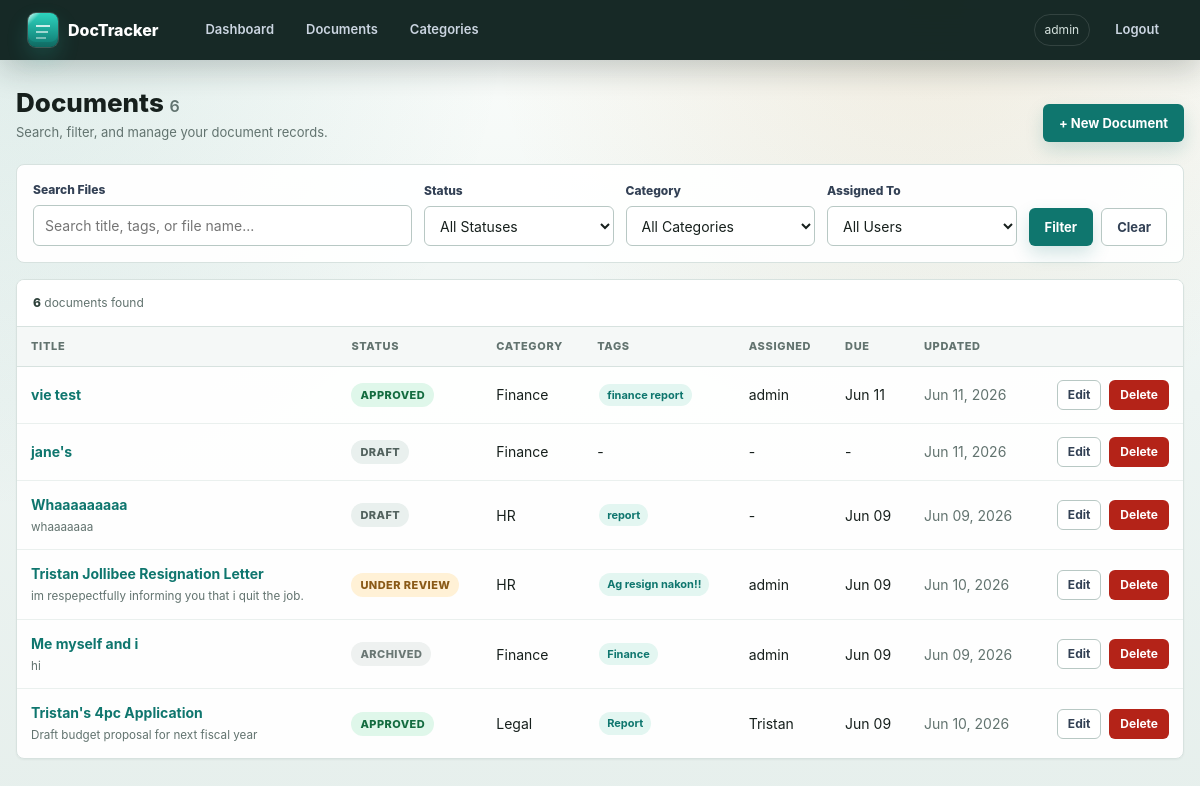
/documents/ (signed in), run on an earlier commit of the app's database.
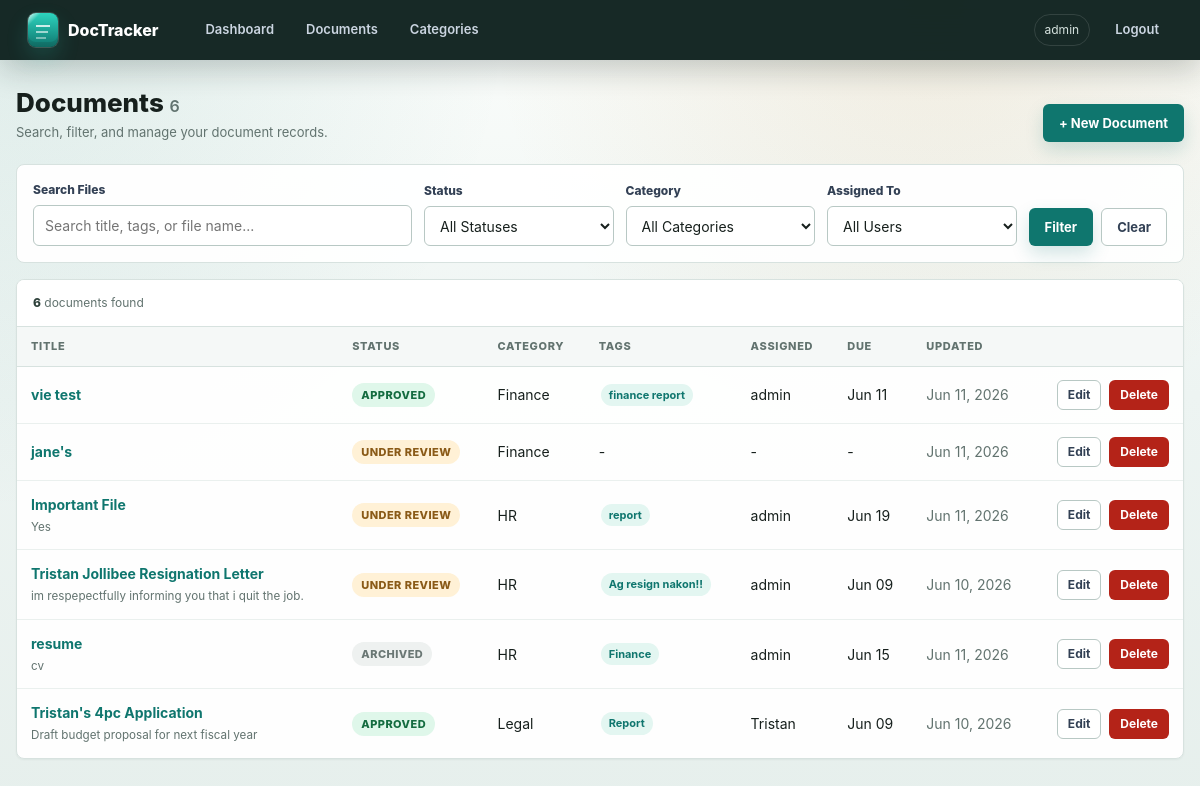
And on a later commit of the database.
### documents/models.py (models this page shows, shortened)
class Document(models.Model):
    STATUS_CHOICES = [
        ('draft', 'Draft'),
        ('review', 'Under Review'),
        ('approved', 'Approved'),
        ('archived', 'Archived'),
    ]
    title = models.CharField(max_length=255)
    description = models.TextField(blank=True)
    category = models.ForeignKey(Category, on_delete=models.SET_NULL, null=True, blank=True)
    status = models.CharField(max_length=20, choices=STATUS_CHOICES, default='draft')
    file = models.FileField(upload_to='documents/', null=True, blank=True)
    tags = models.CharField(max_length=500, blank=True, help_text="Comma-separated tags")
    created_by = models.ForeignKey(User, on_delete=models.SET_NULL, null=True, related_name='created_docs')
    assigned_to = models.ForeignKey(User, on_delete=models.SET_NULL, null=True, blank=True, related_name='assigned_docs')
    created_at = models.DateTimeField(auto_now_add=True)
    updated_at = models.DateTimeField(auto_now=True)
    due_date = models.DateField(null=True, blank=True)
    class Meta:
        ordering = ['-created_at']
    def get_tags_list(self):
        return [t.strip() for t in self.tags.split(',') if t.strip()]

class Category(models.Model):
    name = models.CharField(max_length=100, unique=True)
    description = models.TextField(blank=True)
    created_at = models.DateTimeField(auto_now_add=True)
    class Meta:
        verbose_name_plural = "Categories"
        ordering = ['name']
    def __str__(self):
        return self.name

### documents/views.py (the view)
# urls.py: path('documents/', views.document_list, name='document_list'),
@login_required
def document_list(request):
    form = DocumentFilterForm(request.GET)
    docs = Document.objects.select_related('category', 'created_by', 'assigned_to')
    if form.is_valid():
        if q := form.cleaned_data.get('search'):
            docs = docs.filter(
                Q(title__icontains=q) |
                Q(description__icontains=q) |
                Q(tags__icontains=q) |
                Q(file__icontains=q)
            )
        if s := form.cleaned_data.get('status'):
            docs = docs.filter(status=s)
        if c := form.cleaned_data.get('category'):
            docs = docs.filter(category=c)
        if u := form.cleaned_data.get('assigned_to'):
            docs = docs.filter(assigned_to=u)
    count = docs.count()
    docs = list(docs)
    for doc in docs:
        doc.can_manage = can_manage_document(request.user, doc)
    template = 'documents/_document_results.html' if is_htmx(request) else 'documents/list.html'
    return render(request, template, {
        'docs': docs,
        'form': form,
        'count': count,
        'include_oob_count': is_htmx(request),
    })

### documents/forms.py
class DocumentFilterForm(forms.Form):
    search = forms.CharField(required=False, widget=forms.TextInput(attrs={'placeholder': 'Search title, tags, or file name...'}))
    status = forms.ChoiceField(required=False, choices=[('', 'All Statuses')] + Document.STATUS_CHOICES)
    category = forms.ModelChoiceField(required=False, queryset=Category.objects.all(), empty_label="All Categories")
    assigned_to = forms.ModelChoiceField(required=False, queryset=User.objects.all(), empty_label="All Users")

### documents/views.py (called while the page is built)
def is_htmx(request):
    return request.headers.get('HX-Request') == 'true'

def can_manage_document(user, document):
    return user.is_staff or user.is_superuser or document.created_by_id == user.id

### templates/documents/list.html (shortened to what this page needs)
{% extends 'base.html' %}
{% block content %}
<div class="page-header">
  <div>
    <h1>Documents <span id="document-count" class="text-muted" style="font-size:16px; font-weight:600;">{{ count }}</span></h1>
    <p class="page-kicker">Search, filter, and manage your document records.</p>
  </div>
  <a href="{% url 'document_create' %}" class="btn btn-primary">+ New Document</a>
</div>
<form method="get"
      hx-get="{% url 'document_list' %}"
      hx-target="#document-results"
      hx-swap="outerHTML"
      hx-push-url="true"
      hx-trigger="keyup changed delay:250ms from:input, change from:select, submit"
      hx-indicator="#document-filter-indicator">
  <div class="filter-bar">
    <div class="form-group">
      <label>Search Files</label>{{ form.search }}
    </div>
    <div class="form-group"><label>Status</label>{{ form.status }}</div>
    <div class="form-group"><label>Category</label>{{ form.category }}</div>
    <div class="form-group"><label>Assigned To</label>{{ form.assigned_to }}</div>
    <div class="actions">
      <button type="submit" class="btn btn-primary">Filter</button>
      <a href="{% url 'document_list' %}" class="btn btn-secondary">Clear</a>
    </div>
  </div>
</form>
{% include 'documents/_document_results.html' %}
{% endblock %}

### templates/documents/_document_results.html (shortened to what this page needs)
<div id="document-results" class="card flush fade-in">
  <div class="table-status">
    <span><strong class="result-count">{{ count }}</strong> document{{ count|pluralize }} found</span>
  </div>
  {% if docs %}
  <div class="table-wrap">
  <table>
    <thead><tr>
      <th>Title</th><th>Status</th><th>Category</th><th>Tags</th><th>Assigned</th><th>Due</th><th>Updated</th><th></th>
    </tr></thead>
    <tbody>
    {% for doc in docs %}
    <tr>
      <td>
        <a href="{% url 'document_detail' doc.pk %}"><strong>{{ doc.title }}</strong></a>
        {% if doc.description %}<br><small class="text-muted">{{ doc.description|truncatechars:70 }}</small>{% endif %}
      </td>
      <td><span class="badge badge-{{ doc.status }}">{{ doc.get_status_display }}</span></td>
      <td>{{ doc.category.name|default:"-" }}</td>
      <td>{% for tag in doc.get_tags_list %}<span class="tag">{{ tag }}</span>{% empty %}-{% endfor %}</td>
      <td>{{ doc.assigned_to.username|default:"-" }}</td>
      <td>{{ doc.due_date|date:"M d"|default:"-" }}</td>
      <td class="text-muted">{{ doc.updated_at|date:"M d, Y" }}</td>
      <td class="text-right">
        {% if doc.can_manage %}
        <div class="actions" style="justify-content:flex-end;">
          <a href="{% url 'document_edit' doc.pk %}" class="btn btn-secondary btn-sm">Edit</a>
          <a href="{% url 'document_delete' doc.pk %}" class="btn btn-danger btn-sm">Delete</a>
        </div>
        {% endif %}
      </td>
    </tr>
    {% endfor %}
    </tbody>
  </table>
  </div>
  {% else %}
  <div class="empty">No documents found.</div>
  {% endif %}
</div>

What changed in the data, as far as the page shows it:
changed Document "jane's": status "DRAFT" → "UNDER REVIEW"
changed Document "report": title "Whaaaaaaaaa" → "Important File"; description "whaaaaaaa" → "Yes"; status "DRAFT" → "UNDER REVIEW"; assigned_to.username "-" → "admin"; due_date "Jun 09" → "Jun 19"; updated_at "Jun 09, 2026" → "Jun 11, 2026"
changed Document "ARCHIVED": title "Me myself and i" → "resume"; description "hi" → "cv"; category.name "Finance" → "HR"; due_date "Jun 09" → "Jun 15"; updated_at "Jun 09, 2026" → "Jun 11, 2026"
